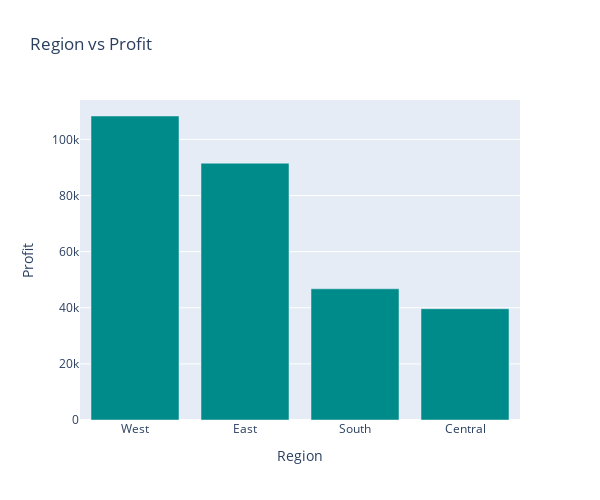

The notebook cell saved with this chart:
### Code cell
a = pd.DataFrame(df.groupby('Region')['Profit'].sum().sort_values(ascending=False))
a.reset_index(inplace=True)
a.columns=['Region','Profit']
fig = px.bar(a,y=a['Profit'],x=a['Region'],title='Region vs Profit',color_discrete_sequence=['DarkCyan'],width=600,height=500)
fig.show()

### Figure 1 — Plotly figure (JSON) as saved in the notebook; plotly's stock layout.template omitted (floating-point values rounded to 4 significant figures)
{"data": [{"alignmentgroup": "True", "hovertemplate": "Region=%{x}<br>Profit=%{y}<extra></extra>", "legendgroup": "", "marker": {"color": "DarkCyan", "pattern": {"shape": ""}}, "name": "", "offsetgroup": "", "orientation": "v", "showlegend": false, "textposition": "auto", "type": "bar", "x": ["West", "East", "South", "Central"], "xaxis": "x", "y": [108300.0, 91510.0, 46750.0, 39660.0], "yaxis": "y"}], "layout": {"barmode": "relative", "height": 500, "legend": {"tracegroupgap": 0}, "title": {"text": "Region vs Profit"}, "width": 600, "xaxis": {"anchor": "y", "domain": [0, 1], "title": {"text": "Region"}}, "yaxis": {"anchor": "x", "domain": [0, 1], "title": {"text": "Profit"}}}}
